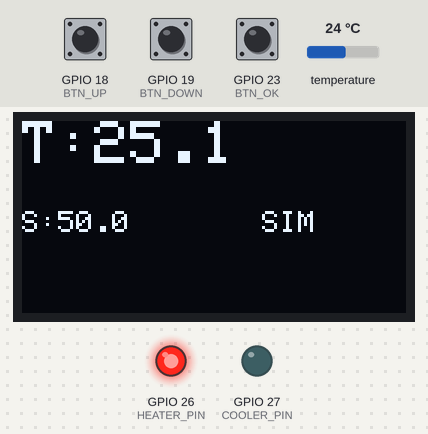
The program below on a simulated ESP32. Shown: 128×64 one-colour display, output pins drawn as LEDs (lit = HIGH). Inputs (shaded band) come from the test bench; at power-on: GPIO 23 (BTN_OK) HIGH, GPIO 18 (BTN_UP) HIGH, temperature 24 °C, GPIO 19 (BTN_DOWN) HIGH. WiFi joins after 1.5 s; servers stay silent unless stated; uploads are accepted with an empty reply; what the program prints to the serial monitor is not drawn.

Above: at 3.6 s.
3.7 s: GPIO 23 (BTN_OK) pulled LOW for 1.3 s
At 6.6 s:
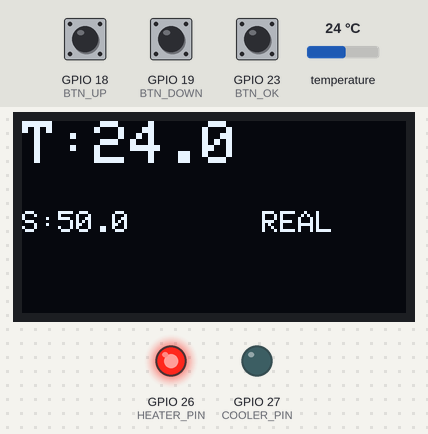
6.9 s: GPIO 23 (BTN_OK) pulled LOW for 3.2 s
At 10.5 s:
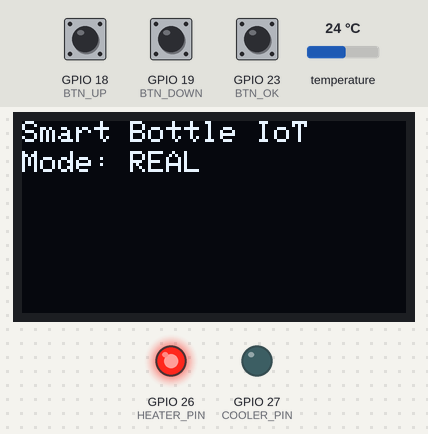
11.6 s: GPIO 18 (BTN_UP) pulled LOW for 1.3 s
At 14.1 s:
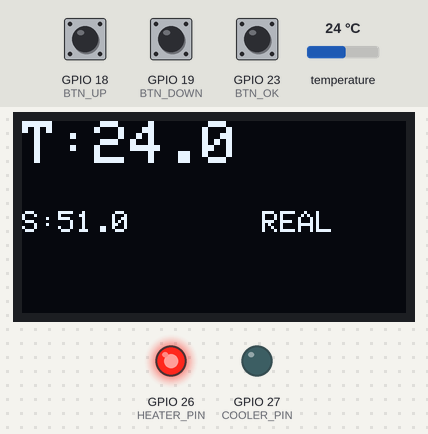
14.4 s: temperature set to 12 °C
At 15.1 s:
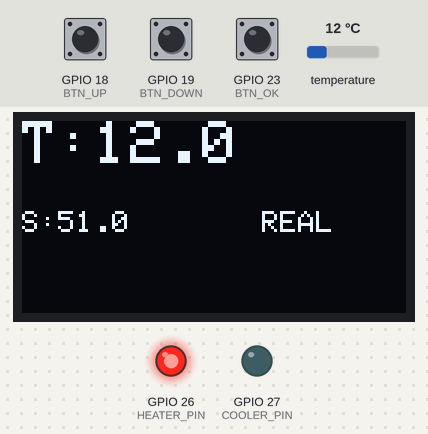
16.2 s: GPIO 19 (BTN_DOWN) pulled LOW for 3.2 s
At 19.9 s:
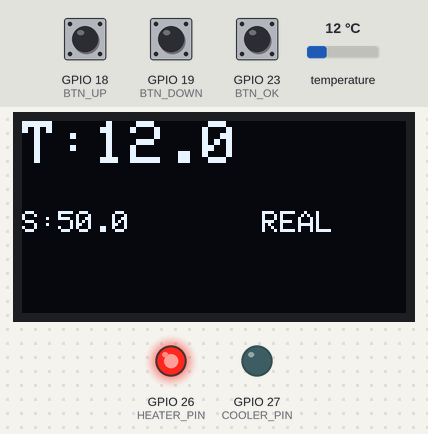
20.9 s: GPIO 19 (BTN_DOWN) pulled LOW for 1.3 s
At 23.3 s:
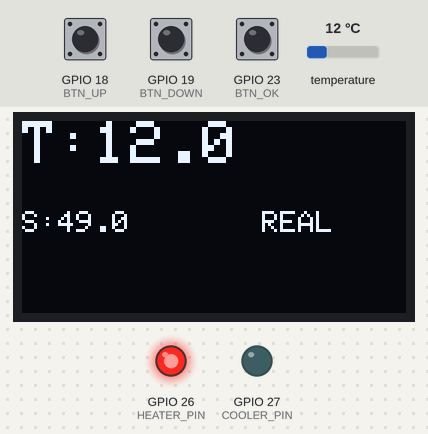
Timing chart, 0 to 24.8 s (numbered marks = the images above; inputs shaded):
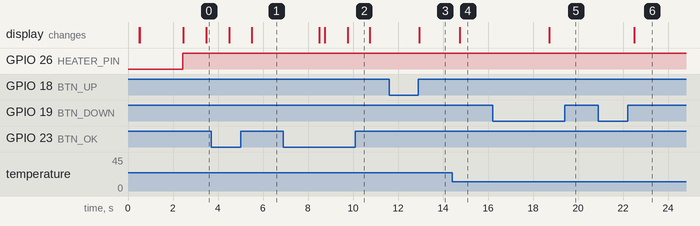

The program:

main.cpp
```cpp
// Full fixed sketch: OLED init + throttled Firebase reads + write control on button press

#include <Arduino.h>
#include <OneWire.h>
#include <DallasTemperature.h>
#include <Wire.h>
#include <Adafruit_GFX.h>
#include <Adafruit_SSD1306.h>
#include <WiFi.h>
#include <HTTPClient.h>

// Pins
#define ONE_WIRE_BUS 4
#define BTN_UP 18
#define BTN_DOWN 19
#define BTN_OK 23
#define HEATER_PIN 26
#define COOLER_PIN 27

// OLED
#define SCREEN_WIDTH 128
#define SCREEN_HEIGHT 64
Adafruit_SSD1306 display(SCREEN_WIDTH, SCREEN_HEIGHT, &Wire, -1);

// Sensor + WiFi
OneWire oneWire(ONE_WIRE_BUS);
DallasTemperature sensors(&oneWire);
const char *ssid = "Wokwi-GUEST";
const char *password = "";

// Firebase endpoints
String telemetryURL = "https://smart-bottle-iot-default-rtdb.asia-southeast1.firebasedatabase.app/bottle/telemetry.json";
String controlSetURL = "https://smart-bottle-iot-default-rtdb.asia-southeast1.firebasedatabase.app/bottle/control/setpoint.json";

// Simulation & control
bool simulationMode = true;
float simTemperature = 25.0;
float ambientTemp = 25.0;
float setpoint = 50.0;
int heaterDuty = 0;
int coolerDuty = 0;

// timing/debounce
unsigned long lastOkPress = 0;
const unsigned long okDebounceMs = 250;
unsigned long lastBtnTime = 0;
unsigned long lastFirebaseRead = 0;
const unsigned long FIREBASE_READ_INTERVAL_MS = 5000; // 5s

// --- Helpers: HTTP write/read functions ---

void writeControlSetpointToFirebase(float newSetpoint)
{
  if (WiFi.status() != WL_CONNECTED)
    return;
  HTTPClient http;
  http.begin(controlSetURL);
  http.addHeader("Content-Type", "text/plain");
  String body = String(newSetpoint, 2); // plain number
  int code = http.PUT(body);
  Serial.print("Write control/setpoint -> ");
  Serial.println(code);
  http.end();
}

float readSetpointFromFirebaseOnce()
{
  if (WiFi.status() != WL_CONNECTED)
    return setpoint;
  HTTPClient http;
  http.begin(controlSetURL);
  int code = http.GET();
  if (code == 200)
  {
    String payload = http.getString();
    // payload might be "30" or "30.0" possibly with quotes in some configs; toFloat handles it.
    float val = payload.toFloat();
    Serial.print("Read control/setpoint <- ");
    Serial.println(val);
    http.end();
    return val;
  }
  http.end();
  return setpoint;
}

void sendTelemetryToFirebase(float temp, float set, int heat, int cool, const String &mode)
{
  if (WiFi.status() != WL_CONNECTED)
    return;
  HTTPClient http;
  http.begin(telemetryURL);
  http.addHeader("Content-Type", "application/json");
  String json = "{";
  json += "\"temperature\":" + String(temp, 2) + ",";
  json += "\"setpoint\":" + String(set, 2) + ",";
  json += "\"heater\":" + String(heat) + ",";
  json += "\"cooler\":" + String(cool) + ",";
  json += "\"mode\":\"" + mode + "\",";
  json += "\"ts\":" + String(millis() / 1000);
  json += "}";
  int code = http.PUT(json);
  Serial.print("Telemetry PUT -> ");
  Serial.println(code);
  http.end();
}

// --- Display / sensor helpers ---

void drawHeader()
{
  display.clearDisplay();
  display.setTextSize(1);
  display.setTextColor(SSD1306_WHITE);
  display.setCursor(0, 0);
  display.print("Smart Bottle IoT");
  display.setCursor(0, 10);
  display.print("Mode: ");
  display.print(simulationMode ? "SIM" : "REAL");
  display.display();
}

// Read DS18B20 (returns NAN if disconnected)
float readRealSensor()
{
  sensors.requestTemperatures();
  float t = sensors.getTempCByIndex(0);
  if (t == DEVICE_DISCONNECTED_C)
    return NAN;
  return t;
}

// --- Setup / Loop ---

void setup()
{
  Serial.begin(115200);
  // pins
  pinMode(BTN_UP, INPUT_PULLUP);
  pinMode(BTN_DOWN, INPUT_PULLUP);
  pinMode(BTN_OK, INPUT_PULLUP);
  pinMode(HEATER_PIN, OUTPUT);
  pinMode(COOLER_PIN, OUTPUT);

  // sensor + i2c
  sensors.begin();
  Wire.begin(21, 22);

  // initialize OLED robustly
  if (!display.begin(SSD1306_SWITCHCAPVCC, 0x3C))
  {
    Serial.println("OLED Failed");
    // continue but OLED won't update — keep running so Firebase still works
  }
  else
  {
    display.clearDisplay();
    display.setTextColor(SSD1306_WHITE);
    // Quick visual test: show "OLED OK" then clear
    display.setTextSize(1);
    display.setCursor(0, 0);
    display.print("OLED OK");
    display.display();
    delay(400);
    display.clearDisplay();
    display.display();
    Serial.println("OLED OK");
  }

  drawHeader();

  // WIFI
  Serial.print("Connecting WiFi");
  WiFi.begin(ssid, password);
  while (WiFi.status() != WL_CONNECTED)
  {
    delay(300);
    Serial.print(".");
  }
  Serial.println();
  Serial.println("WiFi connected.");
  // Read initial setpoint from cloud once
  setpoint = readSetpointFromFirebaseOnce();
  // Write it back (ensure telemetry/control sync)
  writeControlSetpointToFirebase(setpoint);
}

void loop()
{
  // toggle mode (OK button) - short press
  if (digitalRead(BTN_OK) == LOW && millis() - lastOkPress > okDebounceMs)
  {
    lastOkPress = millis();
    simulationMode = !simulationMode;
    drawHeader();
    // publish mode change to telemetry immediately
    sendTelemetryToFirebase(simTemperature, setpoint, heaterDuty, coolerDuty, simulationMode ? "SIM" : "REAL");
  }

  // Buttons: update local setpoint AND push change to control/setpoint in Firebase
  if (millis() - lastBtnTime > 150)
  {
    if (digitalRead(BTN_UP) == LOW)
    {
      setpoint += 1.0;
      lastBtnTime = millis();
      Serial.print("Button UP -> setpoint=");
      Serial.println(setpoint);
      writeControlSetpointToFirebase(setpoint); // push to cloud
    }
    if (digitalRead(BTN_DOWN) == LOW)
    {
      setpoint -= 1.0;
      lastBtnTime = millis();
      Serial.print("Button DOWN -> setpoint=");
      Serial.println(setpoint);
      writeControlSetpointToFirebase(setpoint); // push to cloud
    }
  }

  // Periodically read cloud control (throttled)
  if (millis() - lastFirebaseRead > FIREBASE_READ_INTERVAL_MS)
  {
    float cloudSet = readSetpointFromFirebaseOnce();
    // only accept cloud setpoint if different (avoid unnecessary override if we just wrote it)
    if (abs(cloudSet - setpoint) > 0.001)
    {
      setpoint = cloudSet;
      Serial.print("Applied cloud setpoint -> ");
      Serial.println(setpoint);
    }
    lastFirebaseRead = millis();
  }

  // Temperature source selection
  float measuredTemp;
  if (simulationMode)
  {
    measuredTemp = simTemperature;
  }
  else
  {
    float realT = readRealSensor();
    if (!isnan(realT))
      measuredTemp = realT;
    else
      measuredTemp = simTemperature;
  }

  // controller (on/off)
  float error = setpoint - measuredTemp;
  if (error > 0.5)
  {
    heaterDuty = 1;
    coolerDuty = 0;
    digitalWrite(HEATER_PIN, HIGH);
    digitalWrite(COOLER_PIN, LOW);
  }
  else if (error < -0.5)
  {
    heaterDuty = 0;
    coolerDuty = 1;
    digitalWrite(HEATER_PIN, LOW);
    digitalWrite(COOLER_PIN, HIGH);
  }
  else
  {
    heaterDuty = 0;
    coolerDuty = 0;
    digitalWrite(HEATER_PIN, LOW);
    digitalWrite(COOLER_PIN, LOW);
  }

  // simulation physics
  if (simulationMode)
  {
    simTemperature += heaterDuty * 0.08;
    simTemperature -= coolerDuty * 0.08;
    simTemperature += (ambientTemp - simTemperature) * 0.01;
  }
  else
  {
    simTemperature = measuredTemp;
  }

  // Update OLED (if available)
  if (display.width() > 0)
  {
    display.clearDisplay();
    display.setTextSize(2);
    display.setTextColor(SSD1306_WHITE);
    display.setCursor(0, 0);
    display.print("T:");
    display.print(measuredTemp, 1);
    display.setTextSize(1);
    display.setCursor(0, 30);
    display.print("S:");
    display.print(setpoint, 1);
    display.setCursor(80, 30);
    display.print(simulationMode ? "SIM" : "REAL");
    display.display();
  }

  // Serial telemetry
  Serial.print("{\"temp\":");
  Serial.print(measuredTemp, 2);
  Serial.print(",\"set\":");
  Serial.print(setpoint, 2);
  Serial.print(",\"heat\":");
  Serial.print(heaterDuty);
  Serial.print(",\"cool\":");
  Serial.print(coolerDuty);
  Serial.print(",\"mode\":\"");
  Serial.print(simulationMode ? "SIM" : "REAL");
  Serial.println("\"}");

  // Telemetry to Firebase (send every loop; cloud read is throttled separately)
  sendTelemetryToFirebase(measuredTemp, setpoint, heaterDuty, coolerDuty, simulationMode ? "SIM" : "REAL");

  delay(800); // small sleep
}
```

Measured:
- after the input at 3.7 s, the display: first changes after 0.80 s (image 1 shows a later state)
- after the input at 6.9 s, the display: first changes after 1.6 s (image 2 shows a later state)
- after the input at 11.6 s, the display: changes after 1.3 s (image 3)
- after the input at 14.4 s, the display: changes after 0.33 s (image 4)
- after the input at 16.2 s, the display: changes after 2.5 s (image 5)
- after the input at 20.9 s, the display: changes after 1.6 s (image 6)
